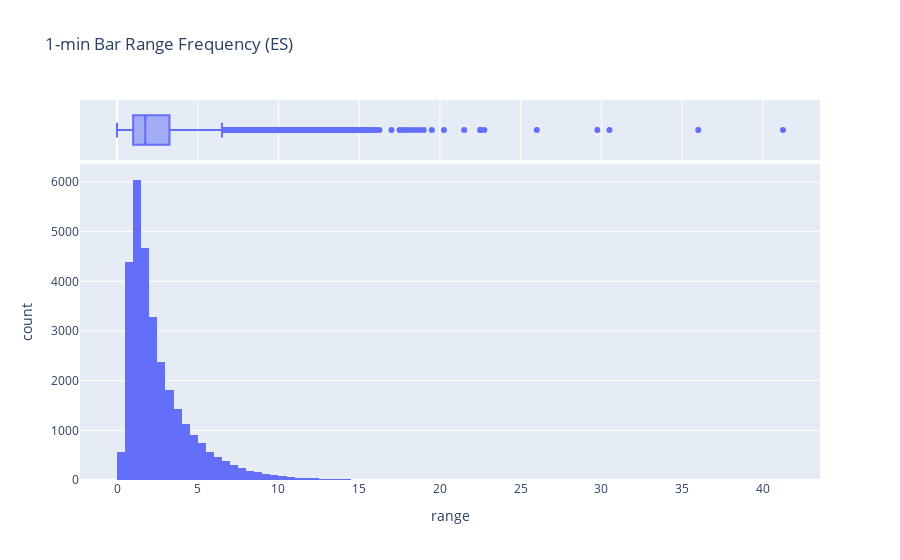

Notebook source saved alongside this figure:
### Code cell
rangeDistribution = px.histogram(es,x="range",nbins=100,title="1-min Bar Range Frequency (ES)",marginal = 'box')

mean = np.mean(es['range'])
stdev_pluss = np.std(es['range'])
stdev_minus = np.std(es['range'])*-1

rangeDistribution.show()

### Figure 1 — Plotly figure (JSON) as saved in the notebook; plotly's stock layout.template omitted (floating-point values rounded to 4 significant figures; data arrays with more than 128 entries replaced by an {"elided": "..."} marker saying what was removed)
{"data": [{"alignmentgroup": "True", "bingroup": "x", "hovertemplate": "range=%{x}<br>count=%{y}<extra></extra>", "legendgroup": "", "marker": {"color": "#636efa", "pattern": {"shape": ""}}, "name": "", "nbinsx": 100, "offsetgroup": "", "orientation": "v", "showlegend": false, "type": "histogram", "x": {"elided": "30211 float values"}, "xaxis": "x", "yaxis": "y"}, {"alignmentgroup": "True", "hovertemplate": "range=%{x}<extra></extra>", "legendgroup": "", "marker": {"color": "#636efa"}, "name": "", "notched": true, "offsetgroup": "", "showlegend": false, "type": "box", "x": {"elided": "30211 float values"}, "xaxis": "x2", "yaxis": "y2"}], "layout": {"barmode": "relative", "legend": {"tracegroupgap": 0}, "title": {"text": "1-min Bar Range Frequency (ES)"}, "xaxis": {"anchor": "y", "domain": [0, 1], "title": {"text": "range"}}, "xaxis2": {"anchor": "y2", "domain": [0, 1], "matches": "x", "showgrid": true, "showticklabels": false}, "yaxis": {"anchor": "x", "domain": [0, 0.8316], "title": {"text": "count"}}, "yaxis2": {"anchor": "x2", "domain": [0.8416, 1], "matches": "y2", "showgrid": false, "showline": false, "showticklabels": false, "ticks": ""}}}
